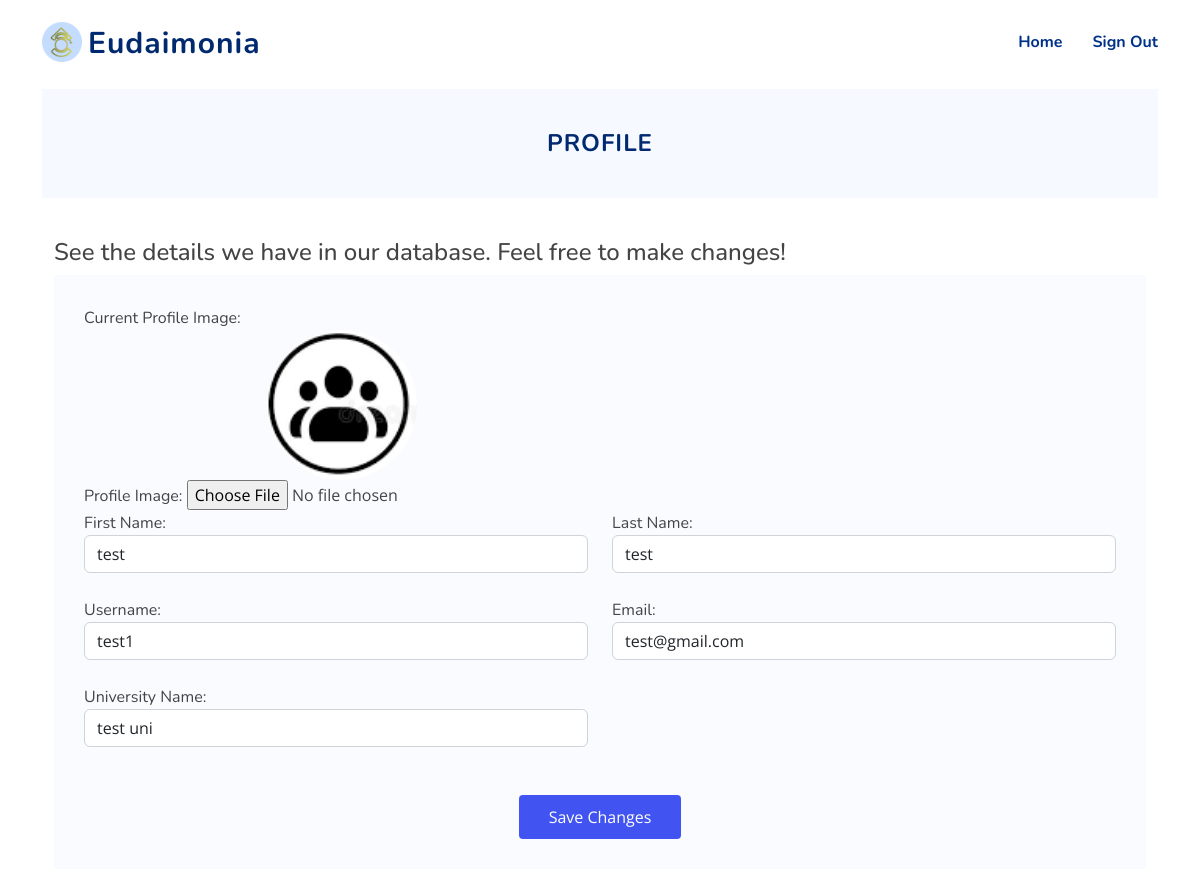
Screenshot of /profile (signed in) with the database file from the repository.
### tables this page shows
CREATE TABLE users
             (id INTEGER PRIMARY KEY AUTOINCREMENT,
              email TEXT UNIQUE,
              first_name TEXT,
              last_name TEXT,
              username TEXT UNIQUE,
              gender TEXT,
              university_name TEXT,
              notification_enabled INTEGER,
              privacy_enabled INTEGER,
              password_hash TEXT,
              profile_image TEXT );

### app.py (the view)
@app.route('/profile')
def profile():
    if g.user is None:
        return redirect(url_for('signin'))
    name = g.user['username']
    visited = "You checked your profile"
    user_id = session['user_id']
    record_usage_history(user_id, visited)
    user = get_user(user_id)
    query = "SELECT profile_image FROM users WHERE username = ?"
    args = (name,)
    image_row = db_query(query, args)[0]
    image = dict(image_row)
    session['image'] = image
    return render_template('profile.html', user=user, image=session['image'])

### app.py (called while the page is built)
def get_user(user_id):
    query = "SELECT id, email, first_name, last_name, username, gender, university_name, password_hash, notification_enabled, privacy_enabled FROM users WHERE id = ?"
    args = (user_id,)
    row = db_query(query, args)
    if not row:
        return None
    return {
        'id': row[0][0], 'email': row[0][1], 'first_name': row[0][2], 'last_name': row[0][3], 'username': row[0][4], 'gender': row[0][5], 'university_name': row[0][6], 'password': row[0][7], 'notification_enabled': bool(row[0][8]), 'privacy_enabled': bool(row[0][9])
    }

@app.before_request
def load_user():
    user_id = session.get('user_id')
    if user_id is not None:
        g.user = get_user(user_id)
    else:
        g.user = None

def get_db():
    db = getattr(g, '_database', None)
    if db is None:
        db = g._database = sqlite3.connect(DATABASE_FILE)
        db.row_factory = sqlite3.Row
    return db

@app.teardown_appcontext
def close_connection(exception):
    db = getattr(g, '_database', None)
    if db is not None:
        db.close()

def db_query(query, args=None):
    cur = get_db().execute(query, args or ())
    rv = cur.fetchall()
    cur.close()
    return rv

def record_usage_history(user_id, route):
    date = datetime.datetime.now()
    timestamp = date.strftime('%Y-%m-%d %H:%M')
    query = "INSERT INTO usage_history (user_id, route, timestamp) VALUES (?, ?, ?)"
    args = (user_id, route, timestamp)
    db_connection = get_db()
    cur = db_connection.cursor()
    cur.execute(query, args)
    db_connection.commit()

### templates/profile.html (shortened to what this page needs)
{% extends 'user_base.html' %}  {%block content %}
<section id="contact" class="contact d-flex align-items-center contact">
  <div class="container">
    <header class="col-lg-12 hero-img section-header">
      <div id="about" class="about">
        <div class="content">
          <h2>Profile</h2>
        </div>
      </div>
    </header>
    <div class="container">
      <div class="col-lg-12 justify-content-center this">
        <h4>
          See the details we have in our database. Feel free to make changes!
        </h4>
        <form
          action="/profile_update"
          method="POST"
          enctype="multipart/form-data"
          class="my-email-form"
        >
          {% if session['image']['profile_image'] %}
          <div class="form-group col-md-6">
            <label>Current Profile Image:</label><br />
            <div class="profile-image-container">
              <img
                src="{{ url_for('static', filename='assets/img/' + session['image']['profile_image']) }}"
                alt="Profile Image"
                class="profile-image"
              />
            </div>
            {% endif %}
          </div>
          <div class="form-group col-md-6">
            <label for="profile_image">Profile Image:</label>
            <input
              type="file"
              id="profile_image"
              name="profile_image"
              class="form-control-file"
            />
          </div>
          <div class="row gy-4">
            <div class="form-group col-md-6">
              <label for="first_name">First Name:</label>
              <input
                type="text"
                id="first_name"
                name="first_name"
                class="form-control"
                value="{{ user.first_name }}"
              />
            </div>
            <div class="form-group col-md-6">
              <label for="last_name">Last Name:</label>
              <input
                type="text"
                id="last_name"
                name="last_name"
                class="form-control"
                value="{{ user.last_name }}"
              />
            </div>
            <div class="form-group col-md-6">
              <label for="username">Username:</label>
              <input
                type="text"
                id="username"
                name="username"
                class="form-control"
                value="{{ user.username }}"
              />
            </div>
            <div class="form-group col-md-6">
              <label for="email">Email:</label>
              <input
                type="email"
                id="email"
                name="email"
                class="form-control"
                value="{{ user.email }}"
              />
            </div>
            <div class="form-group col-md-6">
              <label for="university_name">University Name:</label>
              <input
                type="text"
                id="university_name"
                name="university_name"
                class="form-control"
                value="{{ user.university_name }}"
              />
            </div>
          </div>
          <br /><br />
          <div class="container">
            <div class="row">
              <div class="col-md-12 text-center">
                <input
                  type="submit"
                  value="Save Changes"
                  class="btn btn-primary"
                />
              </div>
            </div>
          </div>
        </form>
      </div>
    </div>
  </div>
  {% endblock %}

### static/assets/css/style.css (style rules this page uses)
:root { scroll-behavior: smooth; }
body { font-family: "Open Sans", sans-serif; color: #444444; }
h1, h2, h3, h4, h5, h6, label, table { font-family: "Nunito", sans-serif; }
section { padding: 5px 0; overflow: hidden; }
.section-header { text-align: center; padding-bottom: 40px; }
.section-header h2 { font-size: 13px; letter-spacing: 1px; font-weight: 700; margin: 0; color: #4154f1; text-transform: uppercase; }
.about .content { background-color: #f6f9ff; padding: 40px; }
.about h2 { font-size: 24px; font-weight: 700; color: #012970; }
.contact .php-email-form, .contact .my-email-form { background: #fafbff; padding: 30px; height: 100%; }
.contact .php-email-form button[type=submit], .contact .my-email-form button[type=submit], .contact .my-email-form input[type=submit], .contact .my-email-form input[type=reset] { background: #4154f1; border: 0; padding: 10px 30px; color: #fff; transition: 0.4s; border-radius: 4px; }

### templates/profile.html (style rules this page uses)
.profile-image-container { width: 150px; height: 150px; border-radius: 50%; overflow: hidden; margin: 0 auto; }
.profile-image { width: 100%; height: 100%; object-fit: cover; }

### rows the page displays
users: profile_image (picture), first_name "test", last_name "test", username "test1", email "test@gmail.com", university_name "test uni"
